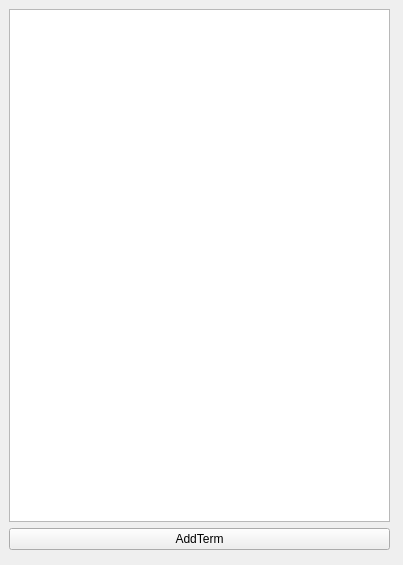
<?xml version="1.0" encoding="UTF-8"?>
<ui version="4.0">
 <class>TermsTableWidget</class>
 <widget class="QWidget" name="TermsTableWidget">
  <property name="geometry">
   <rect>
    <x>0</x>
    <y>0</y>
    <width>403</width>
    <height>565</height>
   </rect>
  </property>
  <property name="windowTitle">
   <string>Form</string>
  </property>
  <widget class="QWidget" name="verticalLayoutWidget">
   <property name="geometry">
    <rect>
     <x>9</x>
     <y>9</y>
     <width>381</width>
     <height>541</height>
    </rect>
   </property>
   <layout class="QVBoxLayout" name="verticalLayout">
    <item>
     <widget class="QTableView" name="tableView"/>
    </item>
    <item>
     <widget class="QPushButton" name="btnAddTerm">
      <property name="sizePolicy">
       <sizepolicy hsizetype="Minimum" vsizetype="Minimum">
        <horstretch>0</horstretch>
        <verstretch>0</verstretch>
       </sizepolicy>
      </property>
      <property name="text">
       <string>AddTerm</string>
      </property>
     </widget>
    </item>
   </layout>
  </widget>
 </widget>
 <resources/>
 <connections/>
</ui>
